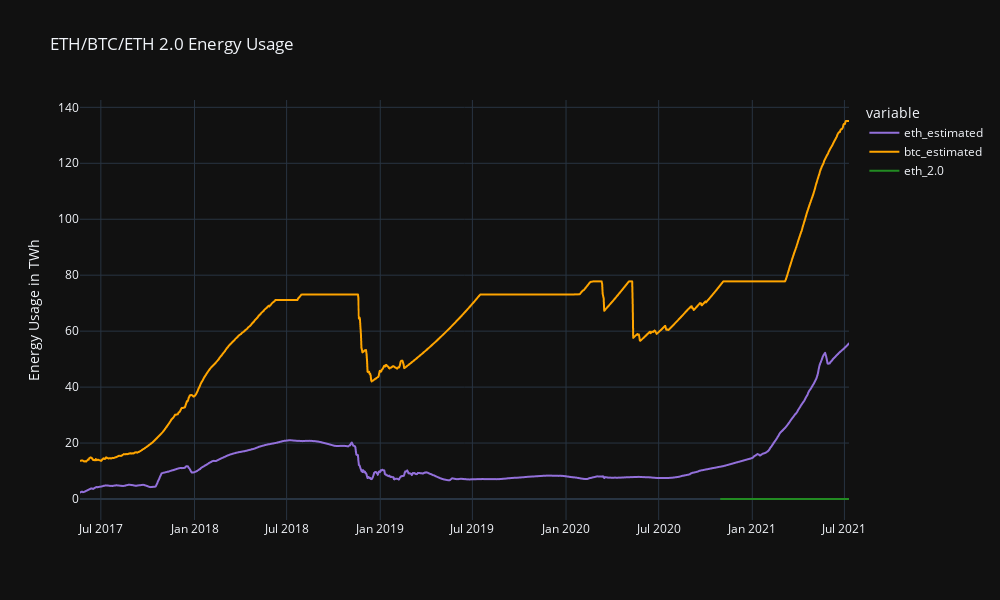

The notebook cell saved with this chart:
### Markdown cell above
## BTC/ETH in TWh and USD plots

### Code cell
# Plot ETH/BTC TWh
eth_btc_twh_chart = px.line(
    eth_btc_twh,
    y=["eth_estimated", "btc_estimated", "eth_2.0"],
    title="ETH/BTC/ETH 2.0 Energy Usage",
    color_discrete_map={"eth_estimated":"#9370DB", "btc_estimated":"orange", "eth_2.0":"#228B22"},
    labels={"eth_estimated":"ETH", "btc_estimated":"BTC", "eth_2.0":"ETH 2.0"})

eth_btc_twh_chart.update_layout(xaxis_title="", yaxis_title="Energy Usage in TWh", template="plotly_dark", height=600, width=1000)

eth_btc_twh_chart.show()

### Figure 1 — Plotly figure (JSON) as saved in the notebook; plotly's stock layout.template omitted (floating-point values rounded to 4 significant figures; data arrays with more than 128 entries replaced by an {"elided": "..."} marker saying what was removed)
{"data": [{"hovertemplate": "variable=eth_estimated<br>date=%{x}<br>value=%{y}<extra></extra>", "legendgroup": "eth_estimated", "line": {"color": "#9370DB", "dash": "solid"}, "mode": "lines", "name": "eth_estimated", "showlegend": true, "type": "scattergl", "x": {"elided": "1452 str values"}, "xaxis": "x", "y": {"elided": "1452 float values"}, "yaxis": "y"}, {"hovertemplate": "variable=btc_estimated<br>date=%{x}<br>value=%{y}<extra></extra>", "legendgroup": "btc_estimated", "line": {"color": "orange", "dash": "solid"}, "mode": "lines", "name": "btc_estimated", "showlegend": true, "type": "scattergl", "x": {"elided": "1452 str values"}, "xaxis": "x", "y": {"elided": "1452 float values"}, "yaxis": "y"}, {"hovertemplate": "variable=eth_2.0<br>date=%{x}<br>value=%{y}<extra></extra>", "legendgroup": "eth_2.0", "line": {"color": "#228B22", "dash": "solid"}, "mode": "lines", "name": "eth_2.0", "showlegend": true, "type": "scattergl", "x": {"elided": "1452 str values"}, "xaxis": "x", "y": {"elided": "1452 float values"}, "yaxis": "y"}], "layout": {"height": 600, "legend": {"title": {"text": "variable"}, "tracegroupgap": 0}, "title": {"text": "ETH/BTC/ETH 2.0 Energy Usage"}, "width": 1000, "xaxis": {"anchor": "y", "domain": [0, 1], "title": {"text": ""}}, "yaxis": {"anchor": "x", "domain": [0, 1], "title": {"text": "Energy Usage in TWh"}}}}
